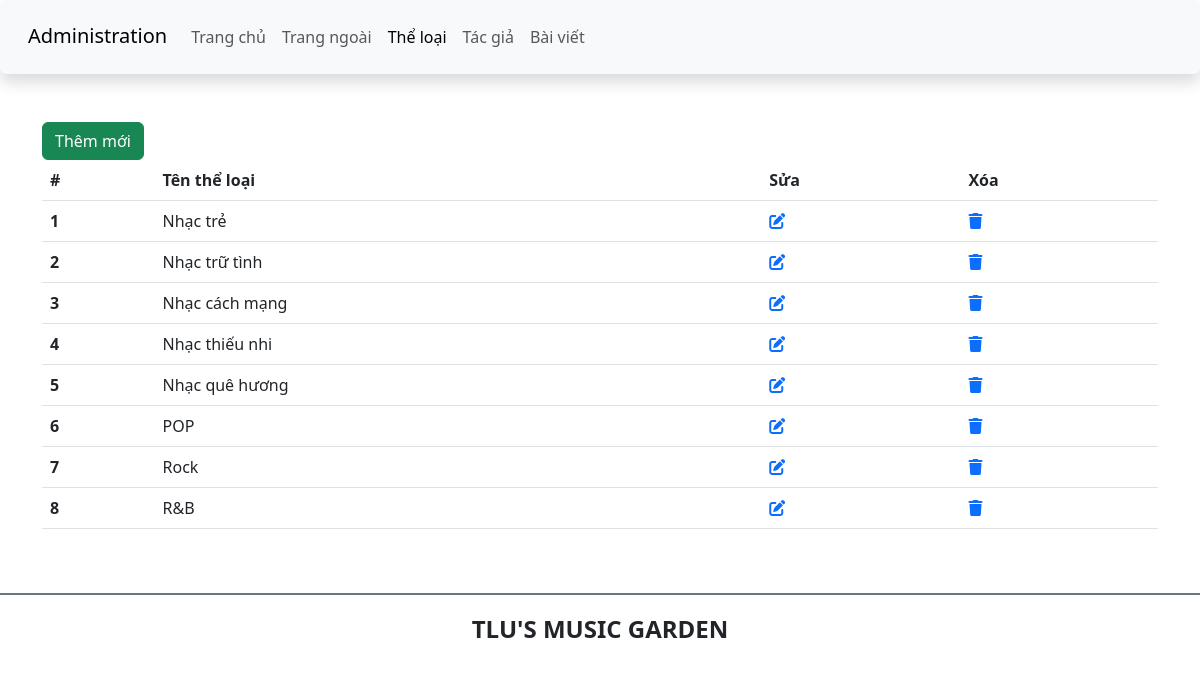
Screenshot of /admin/category.php with the database file from the repository.
### tables this page shows
create table theloai(
	ma_tloai int unsigned not null primary key auto_increment,
    ten_tloai varchar(50) not null
);

### admin/category.php (the view, shortened to what this page needs)
<?php
require 'connection.php';
$sql    = "SELECT * FROM theloai";
$result = mysqli_query($conn, $sql);
$categories = mysqli_fetch_all($result, MYSQLI_ASSOC);
?>
<!DOCTYPE html>
<html lang="en">
<head>
    <link href="https://cdn.jsdelivr.net/npm/bootstrap@5.3.0-alpha1/dist/css/bootstrap.min.css" rel="stylesheet">
    <link rel="stylesheet" href="https://cdnjs.cloudflare.com/ajax/libs/font-awesome/6.3.0/css/all.min.css" />
    <link rel="stylesheet" href="css/style_login.css">
</head>
<body>
<?php include 'header.php'?>
    <main class="container mt-5 mb-5">
        <div class="row">
            <div class="col-sm">
                <a href="add_category.php" class="btn btn-success">Thêm mới</a>
                <table class="table">
                    <thead>
                        <tr>
                            <th scope="col">#</th>
                            <th scope="col">Tên thể loại</th>
                            <th>Sửa</th>
                            <th>Xóa</th>
                        </tr>
                    </thead>
                    <tbody>
                        <?php
                            $index = 1;
                            foreach($categories as $cate) {
                        ?>
                        <tr>
                            <th scope="row"><?= $index?></th>
                            <td><?= $cate['ten_tloai'] ?></td>
                            <td>
                                <a href="edit_category.php?id=<?= $cate['ma_tloai'] ?>"><i class="fa-solid fa-pen-to-square"></i></a>
                            </td>
                            <td>
                                <a href="delete_category.php?id=<?php echo $cate['ma_tloai'] ?>"><i class="fa-solid fa-trash"></i></a>
                            </td>
                        </tr>
                        <?php
                            $index = $index+1;
                        }
                        ?>
                    </tbody>
                </table>
            </div>
        </div>
    </main>
    <?php include 'footer.php'?>
</body>
</html>

### rows the page displays
theloai: ten_tloai "Nhạc trẻ"
theloai: ten_tloai "Nhạc trữ tình"
theloai: ten_tloai "Nhạc cách mạng"
theloai: ten_tloai "Nhạc thiếu nhi"
theloai: ten_tloai "Nhạc quê hương"
theloai: ten_tloai "POP"
theloai: ten_tloai "Rock"
theloai: ten_tloai "R&B"

### other values shown
$nav['label'] "Trang chủ"
$nav['label'] "Trang ngoài"
$nav['label'] "Thể loại"
$nav['label'] "Tác giả"
$nav['label'] "Bài viết"
